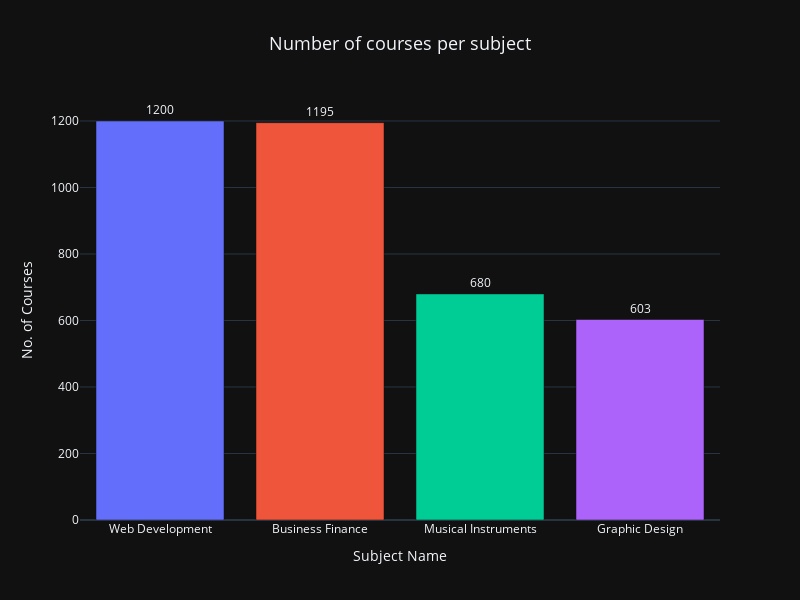

Here is the notebook cell this chart was saved with:
### Code cell
subject_count = df['subject'].value_counts().reset_index()
subject_count.columns = ['subject' , 'course_count' ]

fig = px.bar(subject_count,
            x = 'subject',
            y = 'course_count',
            color = 'subject',
            text_auto= True,
            title = "Number of courses per subject")
fig.update_traces(textposition = 'outside')

fig.update_layout(
    xaxis_title = "Subject Name",
    title_x = 0.5,
    yaxis_title = "No. of Courses",
    title_font_size = 18,
    template = 'plotly_dark',
    height = 600,
    width = 800,
    showlegend = False 
)

fig.show()

### Figure 1 — Plotly figure (JSON) as saved in the notebook; plotly's stock layout.template omitted (floating-point values rounded to 4 significant figures)
{"data": [{"alignmentgroup": "True", "hovertemplate": "subject=%{x}<br>course_count=%{y}<extra></extra>", "legendgroup": "Web Development", "marker": {"color": "#636efa", "pattern": {"shape": ""}}, "name": "Web Development", "offsetgroup": "Web Development", "orientation": "v", "showlegend": true, "textposition": "outside", "texttemplate": "%{y}", "type": "bar", "x": ["Web Development"], "xaxis": "x", "y": [1200], "yaxis": "y"}, {"alignmentgroup": "True", "hovertemplate": "subject=%{x}<br>course_count=%{y}<extra></extra>", "legendgroup": "Business Finance", "marker": {"color": "#EF553B", "pattern": {"shape": ""}}, "name": "Business Finance", "offsetgroup": "Business Finance", "orientation": "v", "showlegend": true, "textposition": "outside", "texttemplate": "%{y}", "type": "bar", "x": ["Business Finance"], "xaxis": "x", "y": [1195], "yaxis": "y"}, {"alignmentgroup": "True", "hovertemplate": "subject=%{x}<br>course_count=%{y}<extra></extra>", "legendgroup": "Musical Instruments", "marker": {"color": "#00cc96", "pattern": {"shape": ""}}, "name": "Musical Instruments", "offsetgroup": "Musical Instruments", "orientation": "v", "showlegend": true, "textposition": "outside", "texttemplate": "%{y}", "type": "bar", "x": ["Musical Instruments"], "xaxis": "x", "y": [680], "yaxis": "y"}, {"alignmentgroup": "True", "hovertemplate": "subject=%{x}<br>course_count=%{y}<extra></extra>", "legendgroup": "Graphic Design", "marker": {"color": "#ab63fa", "pattern": {"shape": ""}}, "name": "Graphic Design", "offsetgroup": "Graphic Design", "orientation": "v", "showlegend": true, "textposition": "outside", "texttemplate": "%{y}", "type": "bar", "x": ["Graphic Design"], "xaxis": "x", "y": [603], "yaxis": "y"}], "layout": {"barmode": "relative", "height": 600, "legend": {"title": {"text": "subject"}, "tracegroupgap": 0}, "showlegend": false, "title": {"font": {"size": 18}, "text": "Number of courses per subject", "x": 0.5}, "width": 800, "xaxis": {"anchor": "y", "autorange": true, "categoryarray": ["Web Development", "Business Finance", "Musical Instruments", "Graphic Design"], "categoryorder": "array", "domain": [0, 1], "range": [-0.5, 3.5], "title": {"text": "Subject Name"}, "type": "category"}, "yaxis": {"anchor": "x", "autorange": true, "domain": [0, 1], "range": [0, 1263.0], "title": {"text": "No. of Courses"}, "type": "linear"}}}
